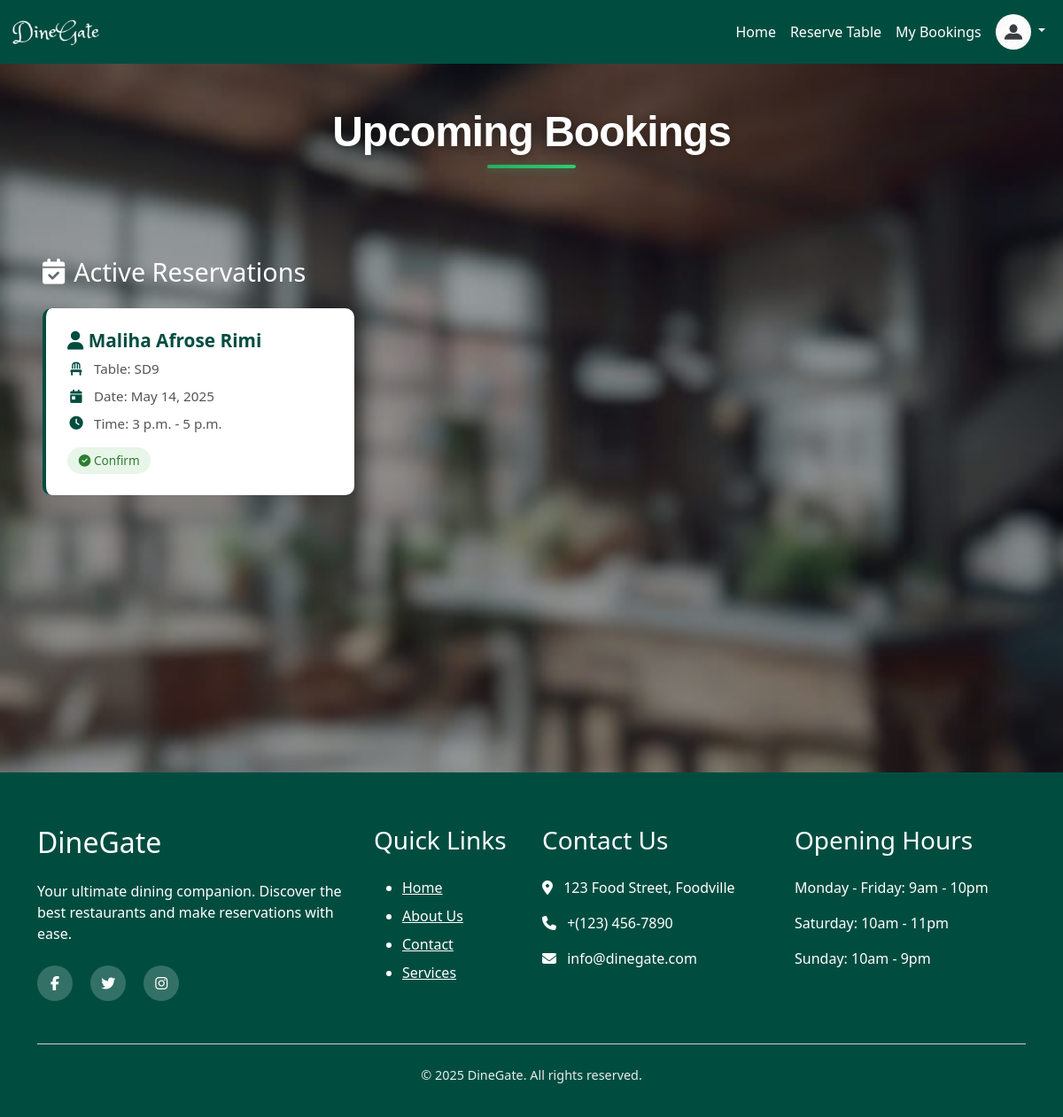
The page /recent_book_history_for_restaurant/4/ (signed in) on the database its author committed.
### reservation/models.py (models this page shows, shortened)
class TableReservation(models.Model):
    user=models.ForeignKey(CustomerUser,on_delete=models.CASCADE)
    restaurant=models.ForeignKey(Restaurant ,on_delete=models.CASCADE)
    table=models.ForeignKey(Table_list ,on_delete=models.CASCADE)
    reserve_date=models.DateField()
    start_time=models.TimeField()
    end_time=models.TimeField()
    status_choice=(
        ('confirm','confirm'),
        ('cancel','cancel'),
    )
    status=models.CharField(max_length=100,choices=status_choice)

class Table_list(models.Model):
    restaurant=models.ForeignKey(Restaurant ,on_delete=models.CASCADE)
    table_no=models.CharField(max_length=100,blank=True,null=True)
    date=models.DateField(blank=True,null=True)
    start_time=models.TimeField(blank=True,null=True)
    end_time=models.TimeField(blank=True,null=True)
    no_of_people=models.IntegerField(blank=True,null=True)
    is_available = models.BooleanField(default=True)
    class Meta:
        unique_together = ('restaurant', 'table_no', 'date', 'start_time', 'end_time')

### account/models.py (models this page shows, shortened)
class CustomerUser(models.Model):
    user_name=models.CharField(max_length=100)
    user_email=models.EmailField(max_length=100,blank=True,null=True)
    user_contact_number=models.CharField(max_length=15,blank=True,null=True)
    user_address=models.CharField(max_length=200,blank=True,null=True)
    user_image=models.ImageField(blank=True,null=True)
    user_password=models.CharField(max_length=200,blank=True,null=True)
    role = models.CharField(max_length=20, default='customer')

### reservation/views.py (the view)
# urls.py: path('recent_book_history_for_restaurant/<str:id>/',rv_views.recent_book_history_for_restaurant,name='recent_book_history_for_restaurant'),
def recent_book_history_for_restaurant(request,id):
    restaurant = Restaurant.objects.get(pk=id)
    now = timezone.now()
    today = now.date()
    current_time = now.time()
    bookings = TableReservation.objects.filter(restaurant=restaurant).order_by('-reserve_date')
    upcoming = []
    for b in bookings:
        if b.reserve_date > today or (b.reserve_date == today and b.end_time >= current_time):
            if b.status=='confirm':
              upcoming.append(b)
    return render(request,'reservation/recent_book_history_for_restaurant.html',{'upcoming': upcoming})

### account/context_processors.py (called while the page is built)
def user_role(request):
    user = None
    role = None
    if request.session.get('user_id'):
        try:
            user = CustomerUser.objects.get(id=request.session['user_id'])
            role = 'customer'
        except CustomerUser.DoesNotExist:
            pass
    elif request.session.get('restaurant_id'):
        try:
            user = Restaurant.objects.get(id=request.session['restaurant_id'])
            role = 'restaurant'
        except Restaurant.DoesNotExist:
            pass
    return {
        'logged_user': user,
        'logged_role': role,
    }

### template/reservation/recent_book_history_for_restaurant.html
{% extends 'base.html' %}
{% load static %}
{% block content %}
<div class="booking-history-container" style="
    background: linear-gradient(rgba(0, 0, 0, 0.3), rgba(0, 0, 0, 0.3)),
                url('{% static 'images/back2.jpg' %}') no-repeat center center fixed;
    background-size: cover;
    min-height: 100vh;
    padding: 3rem 1rem;
">
    <div class="content-container">
        <div class="content-header">
            <h1 class="content-title">Upcoming Bookings</h1>
        </div>
    </div>
    <br>
    {% if upcoming %}
    <div class="booking-section">
        <h2 class="section-title">
            <i class="fas fa-calendar-check"></i> Active Reservations
        </h2>
        <div class="booking-grid">
            {% for booking in upcoming %}
            <div class="booking-card">
                <h3 class="booking-restaurant">
                    <i class="fas fa-user"></i> {{ booking.user.user_name }}
                </h3>
                <div class="booking-detail">
                    <i class="fas fa-chair"></i>
                    <span>Table: {{ booking.table.table_no }}</span>
                </div>
                <div class="booking-detail">
                    <i class="fas fa-calendar-day"></i>
                    <span>Date: {{ booking.reserve_date }}</span>
                </div>
                <div class="booking-detail">
                    <i class="fas fa-clock"></i>
                    <span>Time: {{ booking.start_time }} - {{ booking.end_time }}</span>
                </div>
                <div class="booking-status {% if booking.status == 'confirm' %}status-confirm{% else %}status-cancel{% endif %}">
                    <i class="fas fa-{% if booking.status == 'confirm' %}check-circle{% else %}times-circle{% endif %}"></i>
                    {{ booking.status|title }}
                </div>
            </div>
            {% endfor %}
        </div>
    </div>
    {% else %}
    <div class="empty-booking">
        <i class="far fa-calendar-times"></i>
        <p>No upcoming bookings found.</p>
    </div>
    {% endif %}
</div>
{% endblock %}

### static/css/style.css (style rules this page uses)
body { font-family: 'Poppins', sans-serif; margin: 0; padding: 0; color: #333; line-height: 1.6; }
.content-container { max-width: 1200px; margin: 0 auto 2rem; padding: 0 1rem; text-align: center; }
.content-header { margin-bottom: 2.5rem; animation: fadeInDown 0.8s ease; }
.content-title { font-size: 3rem; color: white; font-weight: 800; margin-bottom: 1rem; letter-spacing: -1px; text-shadow: 0 2px 10px rgba(0,0,0,0.3); position: relative; display: inline-block; font-family: 'Poppins', sans-serif; }
.content-title::after { content: ''; position: absolute; bottom: -12px; left: 50%; transform: translateX(-50%); width: 100px; height: 4px; background: linear-gradient(90deg, #27ae60, #2ecc71); border-radius: 3px; box-shadow: 0 2px 10px rgba(39, 174, 96, 0.4); }
.booking-section { max-width: 1200px; margin: 0 auto 3rem; padding: 2rem; }
.section-title { font-size: 1.8rem; margin-bottom: 1.5rem; color: #fff; display: flex; align-items: center; gap: 10px; }
.booking-grid { display: grid; grid-template-columns: repeat(auto-fill, minmax(300px, 1fr)); gap: 1.5rem; }
.booking-card { background: #fff; border-radius: 10px; padding: 1.5rem; box-shadow: 0 5px 15px rgba(0, 0, 0, 0.1); transition: all 0.3s ease; border-left: 4px solid #004D40; }
.booking-restaurant { font-size: 1.3rem; font-weight: 600; color: #004D40; margin-bottom: 0.5rem; }
.booking-detail { display: flex; align-items: center; margin-bottom: 0.5rem; color: #555; font-size: 0.95rem; }
.booking-detail i { margin-right: 10px; color: #004D40; width: 20px; text-align: center; }
.booking-status { display: inline-block; padding: 0.3rem 0.8rem; border-radius: 20px; font-size: 0.85rem; font-weight: 500; margin-top: 0.5rem; }
.status-confirm { background-color: #e8f5e9; color: #2e7d32; }

### rows shown on the page
TableReservation: user.user_name "Maliha Afrose Rimi", table.table_no "SD9", reserve_date "May 14, 2025", start_time "3 p.m.", end_time "5 p.m.", status "Confirm"
